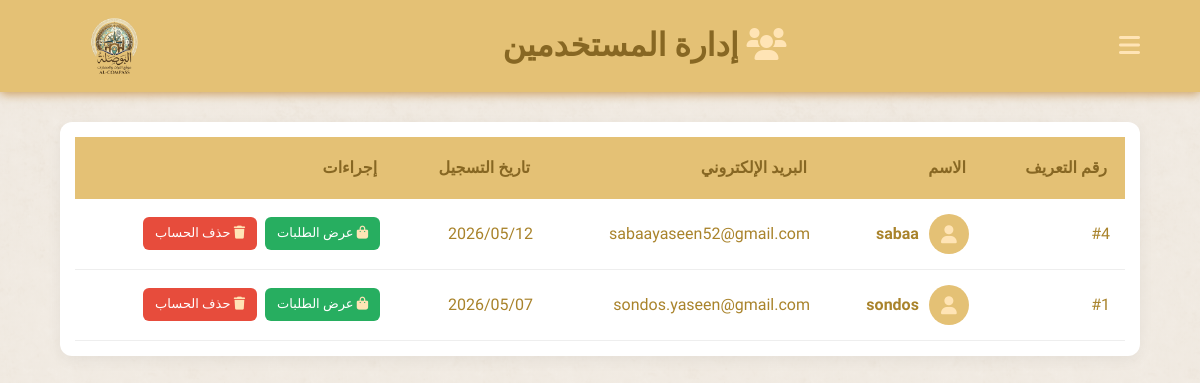
The page /admin/users_manager.php (signed in) on the database its author committed.
### tables this page shows
CREATE TABLE `users` (
                         `id` int(11) NOT NULL,
                         `name` varchar(150) NOT NULL,
                         `email` varchar(200) NOT NULL,
                         `password` varchar(250) NOT NULL,
                         `created_at` timestamp NOT NULL DEFAULT current_timestamp()
);

### admin/users_manager.php (the view, shortened to what this page needs)
<?php
$pdo = getDB();
$users = $pdo->query("SELECT id, name, email, created_at FROM users ORDER BY id DESC")->fetchAll();
?>
<!DOCTYPE html>
<html lang="ar" dir="rtl">
<head>
    <link rel="stylesheet" href="https://cdnjs.cloudflare.com/ajax/libs/font-awesome/6.0.0/css/all.min.css">
    <link rel="stylesheet" href="cs.css">
</head>
<body>
<header>
    <button class="open-btn" onclick="openNav()"><i class="fas fa-bars"></i></button>
    <h1><i class="fas fa-users"></i> إدارة المستخدمين</h1>
    <img src="../images/logo.png" alt="Logo" style="height: 60px; width: auto;">
</header>
<div class="main">
    <div class="table-wrapper">
        <table>
            <thead>
            <tr>
                <th>رقم التعريف</th>
                <th>الاسم</th>
                <th>البريد الإلكتروني</th>
                <th>تاريخ التسجيل</th>
                <th>إجراءات</th>
            </tr>
            </thead>
            <tbody>
            <?php foreach ($users as $user): ?>
                <tr>
                    <td>#<?= $user['id'] ?></td>
                    <td>
                        <div style="display: flex; align-items: center; gap: 10px;">
                            <div class="user-icon"><i class="fas fa-user"></i></div>
                            <strong><?= htmlspecialchars($user['name']) ?></strong>
                        </div>
                    </td>
                    <td><?= htmlspecialchars($user['email']) ?></td>
                    <td><?= date('Y/m/d', strtotime($user['created_at'])) ?></td>
                    <td>
                        <div style="display: flex; gap: 8px;">
                            <a href="user_orders.php?user_id=<?= $user['id'] ?>&name=<?= urlencode($user['name']) ?>" class="btn-view-orders">
                                <i class="fas fa-shopping-bag"></i> عرض الطلبات
                            </a>
                            <a href="?delete=<?= $user['id'] ?>" class="btn-delete-user" onclick="return confirm('هل أنتِ متأكدة؟ سيتم حذف حساب المستخدم نهائياً.')">
                                <i class="fas fa-trash"></i> حذف الحساب
                            </a>
                        </div>
                    </td>
                </tr>
            <?php endforeach; ?>
            </tbody>
        </table>
    </div>
</div>
</body>
</html>

### admin/cs.css (style rules this page uses)
:root { --primary-color: #e4c175; --accent-color: #876723; --bg-light: #f8f9fa; --text-dark: #a9832b; --white: #ffffff; --shadow: 0 4px 20px rgba(0,0,0,0.08); }
* { box-sizing: border-box; margin: 0; padding: 0; }
body { font-family: 'Cairo', sans-serif; min-height: 100vh; background-color: #dfd3c3; background-image: linear-gradient(rgba(242, 236, 228, 0.7), rgba(242, 236, 228, 0.8)), url('../images/shope_background.png'); background-repeat: repeat; background-size: auto; color: var(--text-dark); direction: rtl; line-height: 1.6; }
.open-btn { font-size: 24px; cursor: pointer; background: none; border: none; color: #c4a35a; transition: 0.3s; }
header { background: var(--primary-color); color: var(--accent-color); padding: 1rem 5%; display: flex; align-items: center; justify-content: space-between; box-shadow: 0 2px 10px rgba(197, 144, 71, 0.864); position: sticky; top: 0; z-index: 1000; }
.main { padding: 30px 5%; }
.table-wrapper { overflow-x: auto; border-radius: 15px; box-shadow: var(--shadow); }
table { width: 100%; border-collapse: collapse; background: var(--white); }
th { background: var(--primary-color); color: var(--accent-color); padding: 18px; text-align: right; }
td { padding: 15px; border-bottom: 1px solid #eee; }
.fas { color: moccasin; }
body { min-height: 100vh; background-color: #dfd3c3; background-image: linear-gradient(rgba(242, 236, 228, 0.7), rgba(242, 236, 228, 0.8)), url('../images/shope_background.png'); background-repeat: repeat; background-size: auto; animation: fadeInBody 0.5s ease-in; }
html, body { max-width: 100%; overflow-x: hidden; }
img { max-width: 100%; }

### admin/users_manager.php (style rules this page uses)
.user-icon { width: 40px; height: 40px; background: #e4c175; color: #fff; display: flex; align-items: center; justify-content: center; border-radius: 50%; font-size: 18px; }
.table-wrapper { background: #fff; border-radius: 12px; padding: 15px; box-shadow: 0 4px 15px rgba(0,0,0,0.05); }
.btn-view-orders { background: #27ae60; color: #fff; padding: 6px 12px; border-radius: 6px; text-decoration: none; font-size: 13px; transition: 0.3s; }
.btn-delete-user { background: #e74c3c; color: #fff; padding: 6px 12px; border-radius: 6px; text-decoration: none; font-size: 13px; transition: 0.3s; }

### rows shown on the page
users: id "4", name "sabaa", email "sabaayaseen52@gmail.com", created_at "2026/05/12"
users: id "1", name "sondos", email "sondos.yaseen@gmail.com", created_at "2026/05/07"
